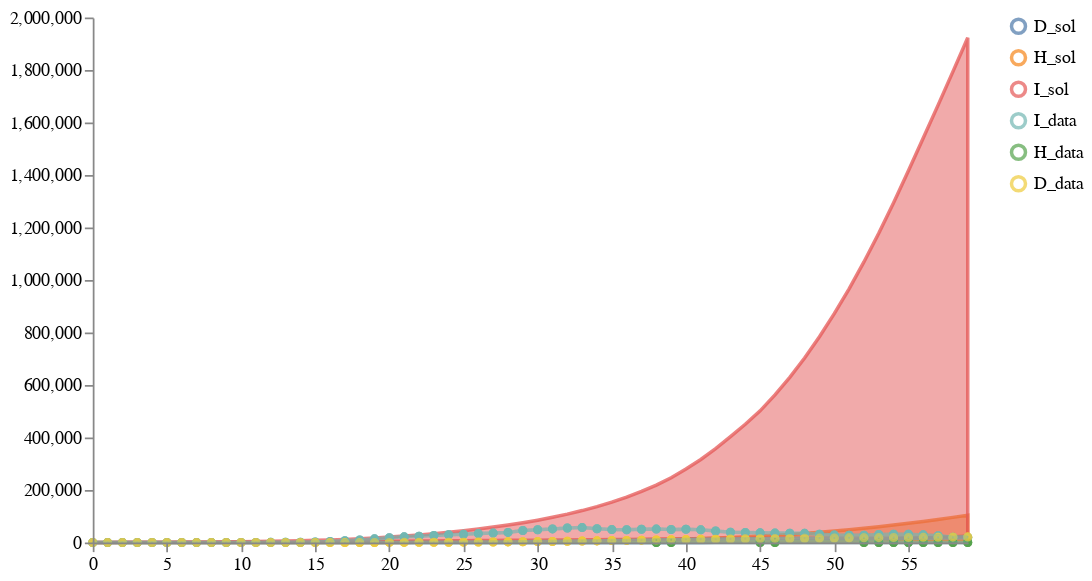

Notebook code cell kept with this figure:
### Code cell
schema = plots.trajectories(pd.DataFrame(result3["data"]), subset=".*_sol",
                            points=test_data.reset_index(drop=True).rename(columns={"I":"I_data", "H":"H_data", "D":"D_data"}),
                           )
schema = plots.pad(schema, 5)
plots.ipy_display(schema)

### Figure 1 — Vega specification as saved in the notebook (floating-point values rounded to 4 significant figures; data arrays with more than 128 entries replaced by an {"elided": "..."} marker saying what was removed)
{"$schema": "https://vega.github.io/schema/vega/v5.json", "axes": [{"name": "x_axis", "orient": "bottom", "scale": "xscale", "zindex": 100}, {"name": "y_axis", "orient": "left", "scale": "yscale", "zindex": 100}], "data": [{"name": "distributions", "values": {"elided": "180 records"}}, {"name": "traces", "transform": [{"expr": "isValid(datum.value)", "type": "filter"}], "values": []}, {"name": "points", "values": {"elided": "132 records"}}, {"name": "markers", "values": []}, {"name": "selected", "on": [{"remove": true, "trigger": "clear"}, {"remove": true, "trigger": "!shift"}, {"insert": "clicked", "trigger": "!shift && clicked"}, {"toggle": "clicked", "trigger": "shift && clicked"}]}], "height": 300, "legends": [{"encode": {"labels": {"interactive": true, "name": "legendLabel", "update": {"opacity": [{"test": "!length(data('selected')) || indata('selected', 'value', datum.value)", "value": 1}, {"value": 0.25}]}}, "symbols": {"interactive": true, "name": "legendSymbol", "update": {"fill": {"value": "transparent"}, "opacity": [{"test": "!length(data('selected')) || indata('selected', 'value', datum.value)", "value": 0.7}, {"value": 0.15}], "size": {"value": 64}, "strokeWidth": {"value": 2}}}}, "name": "color_legend", "stroke": "color"}], "marks": [{"from": {"facet": {"data": "points", "groupby": "trajectory", "name": "points_split"}}, "marks": [{"encode": {"hover": {"fillOpacity": {"value": 0.9}}, "update": {"fill": {"field": "trajectory", "scale": "color"}, "fillOpacity": [{"test": "!length(data('selected')) || indata('selected', 'value', datum.trajectory)", "value": 0.5}, {"value": 0.15}], "size": {"value": 10}, "stroke": {"field": "trajectory", "scale": "color"}, "strokeOpacity": [{"test": "!length(data('selected')) || indata('selected', 'value', datum.trajectory)", "value": 0.75}, {"value": 0.15}], "strokeWidth": {"value": 2}, "tooltip": {"field": "value"}, "x": {"field": "timepoint", "scale": "xscale"}, "y": {"field": "value", "scale": "yscale"}}}, "from": {"data": "points"}, "name": "_points_symbol", "type": "symbol", "zindex": 3}, {"encode": {"hover": {"fillOpacity": {"value": 0.9}}, "update": {"interpolate": {"value": "linear"}, "stroke": {"field": "trajectory", "scale": "color"}, "strokeOpacity": [{"test": "!length(data('selected')) || indata('selected', 'value', datum.trajectory)", "value": 0.3}, {"value": 0.1}], "strokeWidth": {"value": 2}, "x": {"field": "timepoint", "scale": "xscale"}, "y": {"field": "value", "scale": "yscale"}}}, "from": {"data": "points"}, "name": "_points_line", "type": "line", "zindex": 3}], "name": "_points", "type": "group", "zindex": 3}, {"from": {"facet": {"data": "traces", "groupby": "trajectory", "name": "traces_split"}}, "marks": [{"encode": {"hover": {"fillOpacity": {"value": 0.9}}, "update": {"interpolate": {"value": "linear"}, "stroke": {"field": "trajectory", "scale": "color"}, "strokeOpacity": [{"test": "!length(data('selected')) || indata('selected', 'value', datum.trajectory)", "value": 0.75}, {"value": 0.15}], "strokeWidth": {"value": 2}, "x": {"field": "timepoint", "scale": "xscale"}, "y": {"field": "value", "scale": "yscale"}}}, "from": {"data": "traces_split"}, "name": "_traces_lines", "type": "line"}], "name": "_traces", "type": "group", "zindex": 2}, {"from": {"facet": {"data": "distributions", "groupby": "trajectory", "name": "trajectory_split"}}, "marks": [{"encode": {"hover": {"fillOpacity": {"value": 0.9}}, "update": {"fill": {"field": "trajectory", "scale": "color"}, "fillOpacity": [{"test": "!length(data('selected')) || indata('selected', 'value', datum.trajectory)", "value": 0.5}, {"value": 0.15}], "interpolate": {"value": "linear"}, "stroke": {"field": "trajectory", "scale": "color"}, "strokeOpacity": [{"test": "!length(data('selected')) || indata('selected', 'value', datum.trajectory)", "value": 0.75}, {"value": 0.15}], "strokeWidth": {"value": 2}, "x": {"field": "timepoint", "scale": "xscale"}, "y": {"field": "upper", "scale": "yscale"}, "y2": {"field": "lower", "scale": "yscale"}}}, "from": {"data": "trajectory_split"}, "type": "area"}], "name": "_distributions", "type": "group", "zindex": 1}, {"marks": [{"encode": {"enter": {"stroke": {"value": "lightgray"}}, "update": {"opacity": {"value": 1}, "x": {"field": "timepoint", "scale": "xscale"}, "y": {"signal": "height"}, "y2": {"value": 0}}}, "from": {"data": "markers"}, "name": "_marker text", "type": "rule"}, {"encode": {"enter": {"fontSize": {"value": 8}, "text": {"field": "datum.label"}, "y": {"value": 0}}}, "from": {"data": "_marker text"}, "name": "_marker flags", "transform": [{"as": ["x", "_y", "opacity", "align", "baseline"], "lineAnchor": "start", "offset": [1], "size": {"signal": "[width, height]"}, "type": "label"}], "type": "text"}], "name": "_markers", "type": "group"}], "padding": 5, "scales": [{"domain": {"fields": [{"data": "distributions", "field": "timepoint"}, {"data": "traces", "field": "timepoint"}, {"data": "points", "field": "timepoint"}, {"data": "markers", "field": "timepoint"}]}, "name": "xscale", "range": "width", "type": "linear", "zero": false}, {"domain": {"fields": [{"data": "distributions", "field": "lower"}, {"data": "distributions", "field": "upper"}, {"data": "traces", "field": "value"}, {"data": "points", "field": "value"}]}, "name": "yscale", "nice": true, "range": "height", "type": "linear", "zero": true}, {"domain": {"fields": [{"data": "distributions", "field": "trajectory"}, {"data": "traces", "field": "trajectory"}, {"data": "points", "field": "trajectory"}]}, "name": "color", "range": "category", "type": "ordinal"}], "signals": [{"name": "clear", "on": [{"events": "mouseup[!event.item]", "force": true, "update": "true"}], "value": true}, {"name": "shift", "on": [{"events": "@legendSymbol:click, @legendLabel:click", "force": true, "update": "event.shiftKey"}], "value": false}, {"name": "clicked", "on": [{"events": "@legendSymbol:click, @legendLabel:click", "force": true, "update": "{value: datum.value}"}], "value": null}], "width": 500}
